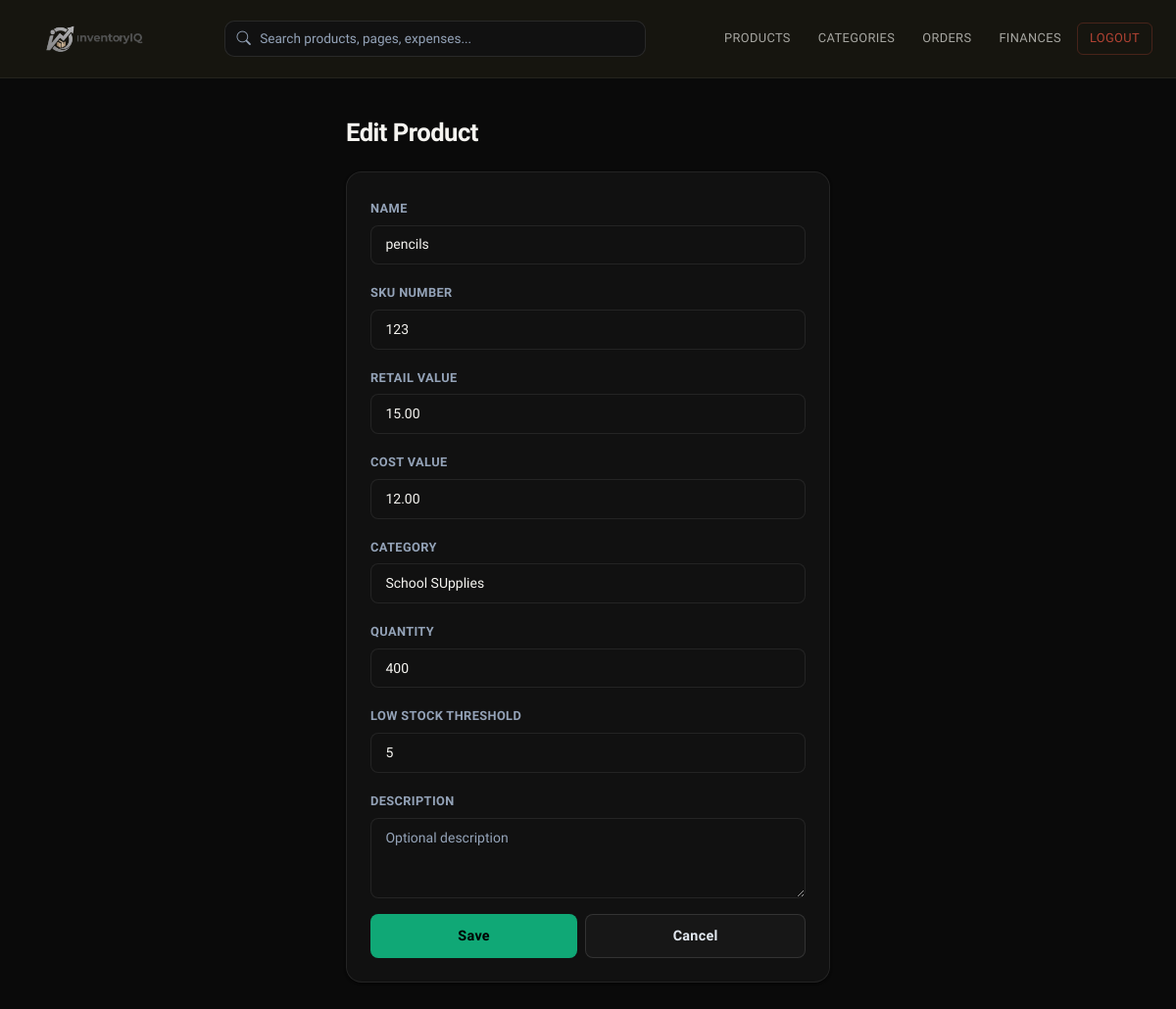
The app's page /products/6/edit/ (signed in) with its own data.
### inventory/models.py (models this page shows, shortened)
class Product(models.Model):
    user = models.ForeignKey(User, on_delete=models.CASCADE, null=True, blank=True)
    name = models.CharField(max_length=200)
    category = models.ForeignKey(
        Category, on_delete=models.SET_NULL, null=True, blank=True
    )
    quantity = models.PositiveIntegerField(default=0)
    low_stock_threshold = models.PositiveIntegerField(default=5)
    description = models.TextField(blank=True)
    created_at = models.DateTimeField(auto_now_add=True)
    updated_at = models.DateTimeField(auto_now=True)
    sku_number = models.CharField(max_length=100, unique=True, blank=True, null=True)
    low_stock_notified = models.BooleanField(default=False)
    retail_value = models.DecimalField(
        max_digits=10, decimal_places=2, null=True, blank=True
    )
    cost_value = models.DecimalField(
        max_digits=10, decimal_places=2, null=True, blank=True
    )
    display_order = models.PositiveIntegerField(default=0)

### inventory/views.py (the view)
# urls.py: path('products/<int:pk>/edit/', views.product_edit, name='product_edit'),
@login_required
def product_edit(request, pk):
    product = get_object_or_404(Product, pk=pk, user=request.user)
    original_category_id = product.category_id
    if request.method == "POST":
        form = ProductForm(request.POST, instance=product, user=request.user)
        if form.is_valid():
            updated_product = form.save(commit=False)
            if updated_product.category_id != original_category_id:
                updated_product.display_order = _next_product_order(updated_product.category_id)
            updated_product.save()
            log_activity("product", f"Updated product: {updated_product.name}.")
            messages.success(request, "Product updated successfully.")
            if updated_product.is_low_stock and not updated_product.low_stock_notified:
                send_low_stock_email(updated_product)
            if not updated_product.is_low_stock and updated_product.low_stock_notified:
                updated_product.low_stock_notified = False
                updated_product.save()
            if updated_product.category:
                return redirect("category_detail", pk=updated_product.category.pk)
            return redirect("product_list")
    else:
        form = ProductForm(instance=product, user=request.user)
    return render(
        request,
        "inventory/product_form.html",
        {
            "form": form,
            "action": "Edit",
        },
    )

### inventory/models.py (called while the page is built)
    def __str__(self):
        if self.parent:
            return f"{self.parent.name} > {self.name}"
        return self.name

### templates/inventory/product_form.html (shortened to what this page needs)
{% extends 'base.html' %}
{% block content %}
<div class="row justify-content-center">
    <div class="col-12 col-md-6">
        <h2 class="mb-4">{{ action }} Product</h2>
        <div class="card p-4">
            <form method="post">
                {% for field in form %}
                <div class="mb-3">
                    <label class="form-label fw-semibold">{{ field.label }}</label>
                    {{ field }}
                </div>
                {% endfor %}
                <div class="d-flex gap-2 mt-3">
                    <button type="submit" class="btn btn-dark flex-fill btn-lg">Save</button>
                    <a href="javascript:history.back()" class="btn btn-outline-secondary flex-fill btn-lg">Cancel</a>
                </div>
            </form>
        </div>
    </div>
</div>
{% endblock %}

### templates/base.html (style rules this page uses)
:root { --bg: #0a0a0a; --surface: #111111; --surface-2: #171717; --ink: #f5f4f0; --ink-muted: #94a3b8; --accent: #10b981; --accent-alt: #ef4444; --border: rgba(255,255,255,0.08); --nav-bg: #16150f; --nav-ink: #f5f4f0; --radius: 10px; --radius-lg: 16px; --shadow-sm: 0 1px 3px rgba(0,0,0,.4), 0 1px 2px rgba(0,0,0,.3); --shadow-md: 0 4px 16px rgba(0,0,0,.5), 0 1px 4px rgba(0,0,0,.3); }
*, *::before, *::after { box-sizing: border-box; }
body { background-color: var(--bg); color: var(--ink); font-family: 'Sora', sans-serif; font-size: 15px; line-height: 1.6; min-height: 100vh; }
.card { background: var(--surface); border: 1px solid var(--border); border-radius: var(--radius-lg); box-shadow: var(--shadow-sm); }
.btn { font-family: 'Sora', sans-serif; font-size: .8rem; font-weight: 600; letter-spacing: .02em; border-radius: 8px; padding: .45rem 1rem; transition: all .15s; border-width: 1.5px; }
.btn-lg { font-size: .9rem; padding: .65rem 1.25rem; }
.btn-dark { background: rgba(16, 185, 129, 0.9); border-color: transparent; color: #000; font-weight: 600; }
.btn-outline-secondary { color: #e2e8f0; border-color: rgba(255,255,255,0.12); background: #171717; }
.form-control, .form-select { font-family: 'Sora', sans-serif; font-size: .875rem; border: 1.5px solid var(--border); border-radius: 8px; background: var(--surface); color: var(--ink); padding: .55rem .9rem; transition: border-color .15s, box-shadow .15s; }
.form-control::placeholder { color: var(--ink-muted); opacity: 1; }
.form-label { font-size: .8rem; font-weight: 600; letter-spacing: .03em; text-transform: uppercase; color: var(--ink-muted); margin-bottom: .4rem; }
h2 { font-size: 1.6rem; font-weight: 700; letter-spacing: -.02em; color: var(--ink); }
.form-select option { background: #171717; color: #f5f4f0; }

### records on screen
Product: form "pencils" "123" "15.00" "12.00" "School SUpplies" "400" "5"

### other values on screen
{{ action }} "Edit"
{{ field.label }} "NAME" "SKU NUMBER" "RETAIL VALUE" "COST VALUE" "CATEGORY" "QUANTITY" "LOW STOCK THRESHOLD" "DESCRIPTION"
